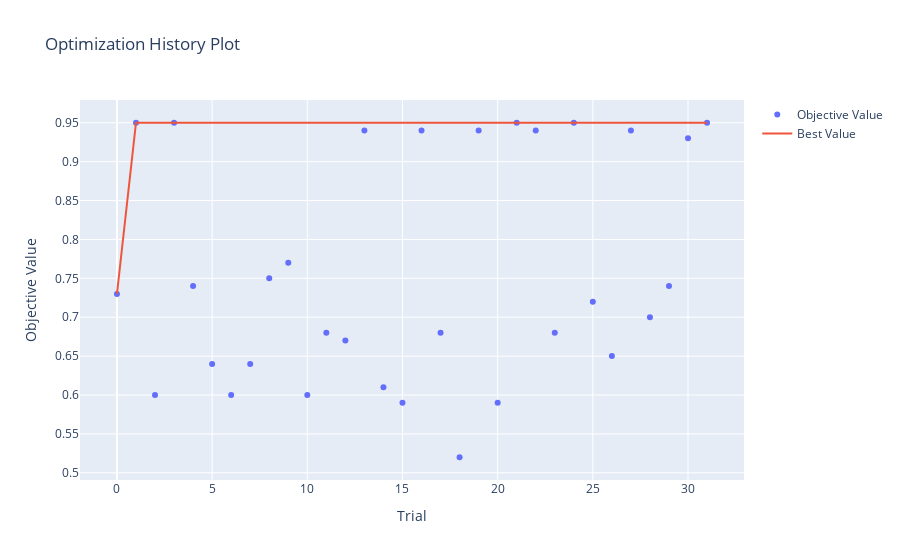

Source (notebook cell):
### Markdown cell above
This code generates a visualization of the optimization history during the hyperparameter optimization study conducted using Optuna. Specifically, optuna.visualization.plot_optimization_history(study) produces a plot showing how the objective value (i.e., the accuracy) changes over the course of the optimization process.

### Code cell
fig = optuna.visualization.plot_optimization_history(study)
fig.show()

### Figure 1 — Plotly figure (JSON) as saved in the notebook; plotly's stock layout.template omitted (floating-point values rounded to 4 significant figures)
{"data": [{"mode": "markers", "name": "Objective Value", "type": "scatter", "x": [0, 1, 2, 3, 4, 5, 6, 7, 8, 9, 10, 11, 12, 13, 14, 15, 16, 17, 18, 19, 20, 21, 22, 23, 24, 25, 26, 27, 28, 29, 30, 31], "y": [0.73, 0.95, 0.6, 0.95, 0.74, 0.64, 0.6, 0.64, 0.75, 0.77, 0.6, 0.68, 0.67, 0.94, 0.61, 0.59, 0.94, 0.68, 0.52, 0.94, 0.59, 0.95, 0.94, 0.68, 0.95, 0.72, 0.65, 0.94, 0.7, 0.74, 0.93, 0.95]}, {"mode": "lines", "name": "Best Value", "type": "scatter", "x": [0, 1, 2, 3, 4, 5, 6, 7, 8, 9, 10, 11, 12, 13, 14, 15, 16, 17, 18, 19, 20, 21, 22, 23, 24, 25, 26, 27, 28, 29, 30, 31], "y": [0.73, 0.95, 0.95, 0.95, 0.95, 0.95, 0.95, 0.95, 0.95, 0.95, 0.95, 0.95, 0.95, 0.95, 0.95, 0.95, 0.95, 0.95, 0.95, 0.95, 0.95, 0.95, 0.95, 0.95, 0.95, 0.95, 0.95, 0.95, 0.95, 0.95, 0.95, 0.95]}, {"marker": {"color": "#cccccc"}, "mode": "markers", "name": "Infeasible Trial", "showlegend": false, "type": "scatter", "x": [], "y": []}], "layout": {"title": {"text": "Optimization History Plot"}, "xaxis": {"title": {"text": "Trial"}}, "yaxis": {"title": {"text": "Objective Value"}}}}
